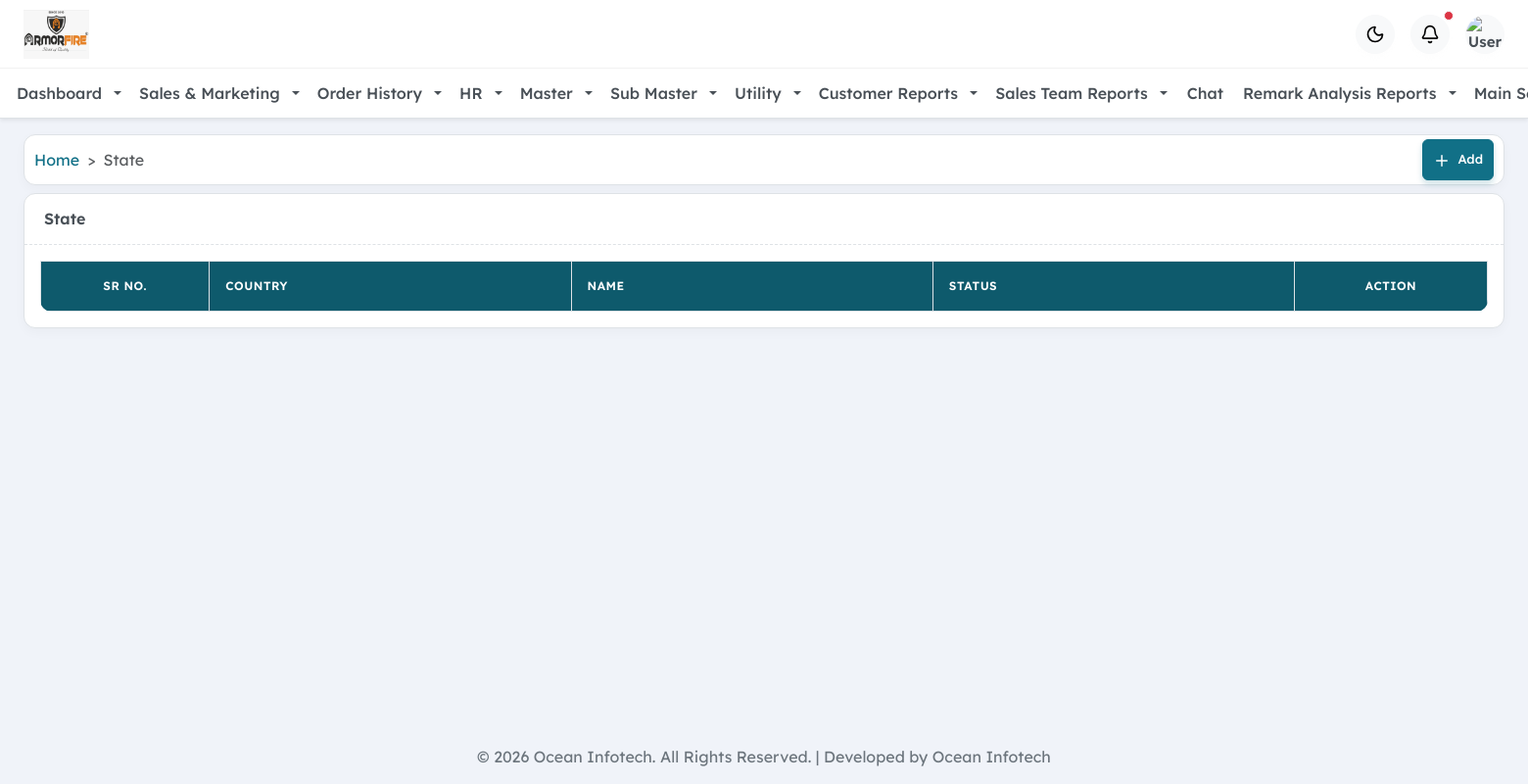
Screenshot of /admin/submaster/state/list.php (signed in) with the database file from the repository.
### tables this page shows
CREATE TABLE IF NOT EXISTS `module` (
  `id` int(11) NOT NULL AUTO_INCREMENT,
  `parent_id` int(11) DEFAULT 0,
  `name` varchar(100) DEFAULT NULL,
  `slug` varchar(100) DEFAULT NULL,
  `icon` varchar(50) DEFAULT NULL,
  `route` varchar(50) DEFAULT NULL,
  `order_by` int(11) DEFAULT 0,
  `status` tinyint(4) DEFAULT 1,
  `created_at` timestamp NULL DEFAULT current_timestamp(),
  `updated_at` timestamp NULL DEFAULT current_timestamp(),
  PRIMARY KEY (`id`)
);

### conn/dbqry.php (called while the page is built, shortened)
<?php
require_once __DIR__ . '/db.php';
function db_query($sql)
{
    global $conn;
    $result = mysqli_query($conn, $sql);
    return $result;
}
function db_rows($sql)
{
    $result = db_query($sql);
    $rows = [];
    while ($row = mysqli_fetch_assoc($result)) {
        $rows[] = $row;
    }
    return $rows;
}

### admin/submaster/state/list.php (the view, shortened to what this page needs)
<?php
require_once __DIR__ . '/../../../conn/db.php';
require_once __DIR__ . '/../../../conn/dbqry.php';
include BASE_PATH . '/include/header.php';
$pageNm = 'State';
include BASE_PATH . '/component/breadcrumb.php';
?>
<div class="row g-4">
    <div class="col-12">
        <div class="card">
            <div class="card-header">
                <h6 class="mb-0"><?= $pageNm; ?></h6>
            </div>
            <div class="card-body">
                <div class="table-responsive">
                    <table class="table table-hover table-bordered align-middle table-striped mb-0 data-table" data-ajaxurl="<?= SITE_URL ?>admin/submaster/state/ajax.php">
                        <thead>
                            <tr>
                                <th>Sr No.</th>
                                <th>Country</th>
                                <th>Name</th>
                                <th>Status</th>
                                <th>Action</th>
                            </tr>
                        </thead>
                    </table>
                </div>
            </div>
        </div>
    </div>
</div>
<?php
include BASE_PATH . '/include/footer.php';
?>
</body>
</html>

### include/header.php (shortened to what this page needs)
<?php
require_once __DIR__ . '/../conn/db.php';
require_once __DIR__ . '/../conn/dbqry.php';
$msql = "SELECT * FROM module WHERE status = 1 ORDER BY order_by ASC, id ASC";
$mres = db_rows($msql);
$menuTree = [];
foreach ($mres as $menu) {
  if ((int)$menu['parent_id'] === 0) {
    $menuTree[$menu['id']] = [
      'id'       => $menu['id'],
      'name'     => $menu['name'],
      'icon'     => $menu['icon'],
      'route'    => $menu['route'],
      'sub_menu' => []
    ];
  }
}
foreach ($mres as $menu) {
  if ((int)$menu['parent_id'] !== 0) {
    $parentId = (int)$menu['parent_id'];
    $menuTree[$parentId]['sub_menu'][] = $menu;
  }
}
include BASE_PATH . '/include/css.php';
?>
<body>
  <div class="main-wrapper">
    <div class="content-wrapper">
      <header class="header">
        <div class="d-flex align-items-center">
          <img src="<?= SITE_URL ?>assets/image/crm_logo.png" alt="Logo" class="logo">
        </div>
        <div class="d-flex align-items-center gap-3">
          <button id="theme-switcher" class="btn btn-icon btn-light rounded-circle">
            <i data-lucide="moon" class="fs-20"></i>
          </button>
          <div class="dropdown">
            <button class="btn btn-icon btn-light rounded-circle position-relative" data-bs-toggle="dropdown"
              aria-expanded="false">
              <i data-lucide="bell" class="fs-20"></i>
              <span
                class="position-absolute top-0 start-100 translate-middle p-1 bg-danger border border-light rounded-circle">
              </span>
            </button>
          </div>
          <div class="dropdown dropup">
            <button class="btn btn-light rounded-circle p-0 avatar avatar-md" data-bs-toggle="dropdown">
              <img src="<?= SITE_URL ?>assets/images/user-8.jpg" alt="User" class="rounded-circle w-100 h-100">
            </button>
          </div>
        </div>
      </header>
      <div class="horizontal-menu bg-white border-bottom shadow-sm d-none d-lg-block mb-3">
        <div class="container-fluid">
          <nav class="navbar navbar-expand-lg navbar-light p-0">
            <div class="collapse navbar-collapse" id="horizontalMenuCollapse">
              <ul class="navbar-nav justify-content-center w-100 gap-2">
                <?php foreach ($menuTree as $menu): ?>
                  <?php if (!empty($menu['sub_menu'])): ?>
                    <li class="nav-item dropdown">
                      <a
                        class="nav-link dropdown-toggle d-flex align-items-center gap-2"
                        href="#"
                        id="menuDropdown<?= $menu['id'] ?>"
                        role="button"
                        data-bs-toggle="dropdown"
                        aria-expanded="false">
                        <span class="nav-text">
                          <?= htmlspecialchars($menu['name']) ?>
                        </span>
                      </a>
                    </li>
                  <?php else: ?>
                    <li class="nav-item">
                      <a class="nav-link" href="<?= SITE_URL . '' . $menu['route'] ?>">
                        <span class="nav-text">
                          <?= htmlspecialchars($menu['name']) ?>
                        </span>
                      </a>
                    </li>
                  <?php endif; ?>
                <?php endforeach; ?>
                <?php
                  if (isset($_SESSION['user_type']) && $_SESSION['user_type'] === 'superadmin')
                  {
                     ?>
                    <li class="nav-item dropdown">
                      <a class="nav-link dropdown-toggle d-flex align-items-center gap-2" href="#" id="settingDropdown" role="button"
                        data-bs-toggle="dropdown" aria-expanded="false">
                        <span class="nav-text">Main Setting</span>
                      </a>
                    </li>
                     <?php
                  }
                ?>
              </ul>
            </div>
          </nav>
        </div>
      </div>
      <main class="page-content">

### assets/css/index.css (style rules this page uses)
:root { --swiper-theme-color:#007aff }
:root { --swiper-navigation-size:44px }

### assets/css/form-select.css (style rules this page uses)
:root { --ts-pr-clear-button:0px;--ts-pr-caret:0px;--ts-pr-min:.75rem }

### assets/css/custom.css (style rules this page uses)
.data-table { width: 100% !important; table-layout: fixed; }
.data-table th:first-child, .data-table td:first-child { width: 70px !important; text-align: center; white-space: nowrap; }
.data-table th:last-child, .data-table td:last-child { width: 80px !important; text-align: center; white-space: nowrap; }
.data-table th:not(:first-child):not(:last-child), .data-table td:not(:first-child):not(:last-child) { width: 150px !important; }
.logo { height: 50px; width: auto; object-fit: cover; }
.nav-item.dropdown .dropdown-toggle { padding: 10px 5px !important; }

### rows the page displays
module: name "Dashboard"
module: name "Sales & Marketing"
module: name "Order History"
module: name "HR"
module: name "Master"
module: name "Sub Master"
module: name "Utility"
module: name "Customer Reports"
module: name "Sales Team Reports"
module: name "Chat"
module: name "Remark Analysis Reports"

### other values shown
$pageNm "State"
